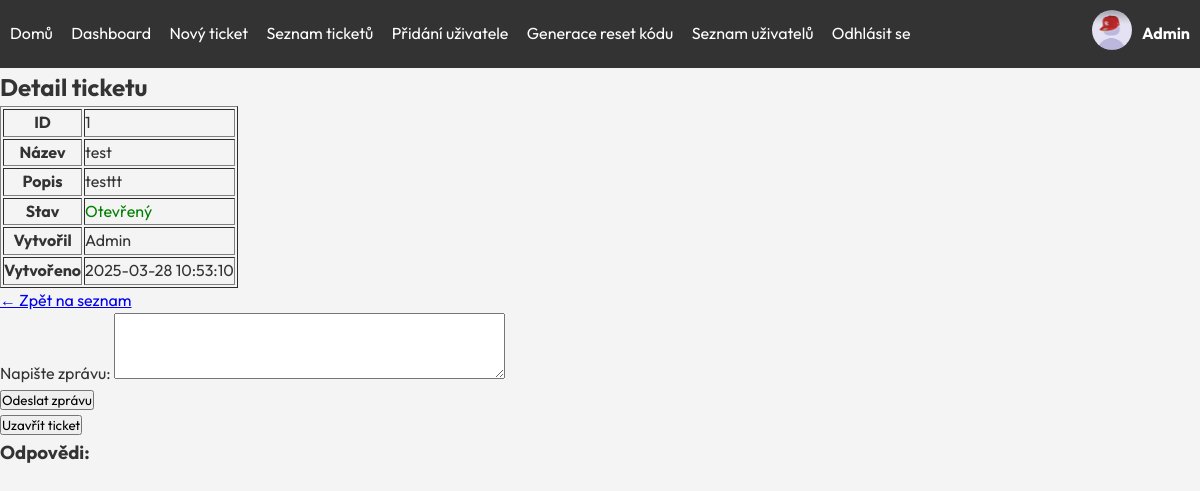
The app's page /Frontend/ticket_detail.php?id=1 (signed in), older data.
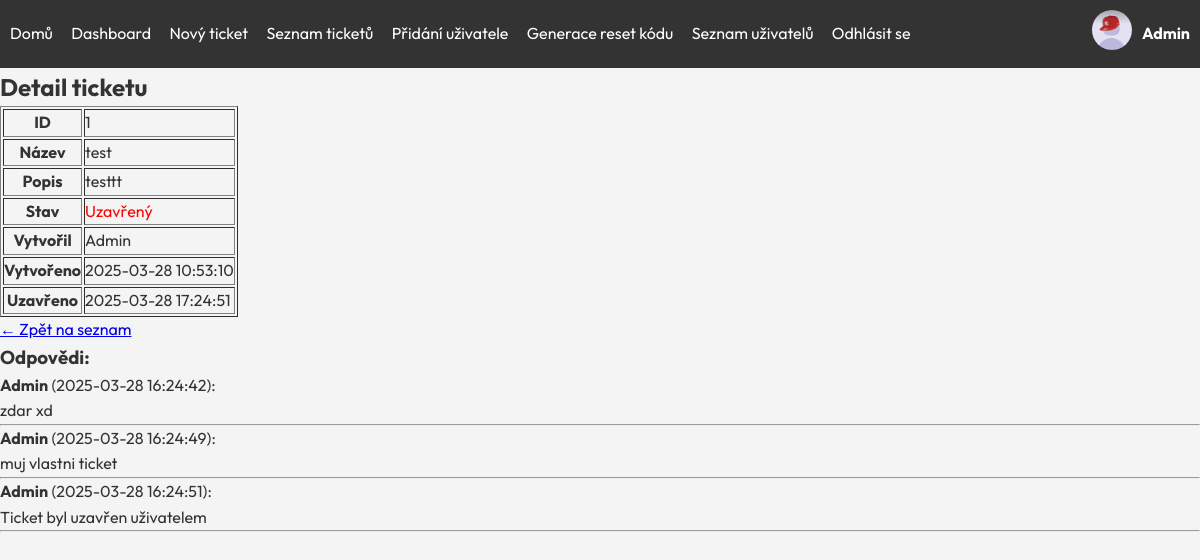
The same page, newer data.
### tables this page shows
CREATE TABLE `tickets` (
  `id` int(11) NOT NULL,
  `user_id` int(11) NOT NULL,
  `title` varchar(255) NOT NULL,
  `description` text NOT NULL,
  `status` enum('Otevřený','Uzavřený') DEFAULT 'Otevřený',
  `priority` enum('Nízká','Střední','Vysoká') NOT NULL,
  `platform` enum('Windows','Mac','Linux','Android','iPhone') NOT NULL,
  `created_at` datetime NOT NULL,
  `closed_at` datetime DEFAULT NULL
);

CREATE TABLE `users` (
  `id` int(11) NOT NULL,
  `name` varchar(100) NOT NULL,
  `email` varchar(255) NOT NULL,
  `role` varchar(255) NOT NULL,
  `created_at` timestamp NOT NULL DEFAULT current_timestamp(),
  `password` varchar(255) NOT NULL
);

CREATE TABLE `ticket_replies` (
  `id` int(11) NOT NULL,
  `ticket_id` int(11) NOT NULL,
  `user_id` int(11) NOT NULL,
  `message` text NOT NULL,
  `created_at` timestamp NOT NULL DEFAULT current_timestamp()
);

### Frontend/ticket_detail.php (the view, shortened to what this page needs)
<?php
include 'db.php';
$ticket_id = intval($_GET['id']);
$user_id = $_SESSION['user_id'];
$sql = "SELECT tickets.id, tickets.title, tickets.description, tickets.status, tickets.created_at, tickets.closed_at, users.id AS owner_id, users.name
        FROM tickets
        JOIN users ON tickets.user_id = users.id
        WHERE tickets.id = ?";
$stmt = $conn->prepare($sql);
$stmt->bind_param("i", $ticket_id);
$stmt->execute();
$result = $stmt->get_result();
$ticket = $result->fetch_assoc();
?>
<!DOCTYPE html>
<html lang="cs">
<head>
    <link rel="stylesheet" href="s/style.css">
</head>
<body>
    <?php include 'header.php'; ?>
    <h2>Detail ticketu</h2>
    <table border="1">
        <tr>
            <th>ID</th>
            <td><?= $ticket['id'] ?></td>
        </tr>
        <tr>
            <th>Název</th>
            <td><?= htmlspecialchars($ticket['title']) ?></td>
        </tr>
        <tr>
            <th>Popis</th>
            <td><?= nl2br(htmlspecialchars($ticket['description'])) ?></td>
        </tr>
        <tr>
            <th>Stav</th>
            <td>
                <?php if ($ticket['status'] === 'Otevřený'): ?>
                    <span style="color: green;">Otevřený</span>
                <?php else: ?>
                    <span style="color: red;">Uzavřený</span>
                <?php endif; ?>
            </td>
        </tr>
        <tr>
            <th>Vytvořil</th>
            <td><?= htmlspecialchars($ticket['name']) ?></td>
        </tr>
        <tr>
            <th>Vytvořeno</th>
            <td><?= $ticket['created_at'] ?></td>
        </tr>
        <?php if ($ticket['status'] === 'Uzavřený' && !empty($ticket['closed_at'])): ?>
        <tr>
            <th>Uzavřeno</th>
            <td><?= $ticket['closed_at'] ?></td>
        </tr>
        <?php endif; ?>
    </table>
    <p><a href="<?= ($ticket['status'] === 'Otevřený') ? 'dashboard.php' : 'tickets.php' ?>">← Zpět na seznam</a></p>
    <?php if ($ticket['status'] === 'Otevřený'): ?>
        <form action="ticket_detail.php?id=<?= $ticket['id'] ?>" method="POST">
            <label for="message">Napište zprávu:</label>
            <textarea id="message" name="message" rows="4" cols="50" required></textarea><br>
            <button type="submit" name="submit_message">Odeslat zprávu</button>
        </form>
    <?php endif; ?>
    <?php if ($ticket['status'] === 'Otevřený' && ($role === 'it' || $ticket['owner_id'] == $user_id)): ?>
        <form action="ticket_detail.php?id=<?= $ticket['id'] ?>" method="POST" onsubmit="return confirmClose()">
            <button type="submit" name="close_ticket">Uzavřít ticket</button>
        </form>
    <?php endif; ?>
    <h3>Odpovědi:</h3>
    <?php
    $sql_replies = "SELECT ticket_replies.message, ticket_replies.created_at, users.name
                    FROM ticket_replies
                    JOIN users ON ticket_replies.user_id = users.id
                    WHERE ticket_replies.ticket_id = ?
                    ORDER BY ticket_replies.created_at ASC";
    $stmt_replies = $conn->prepare($sql_replies);
    $stmt_replies->bind_param("i", $ticket_id);
    $stmt_replies->execute();
    $result_replies = $stmt_replies->get_result();
    while ($reply = $result_replies->fetch_assoc()) {
        echo "<div><strong>" . htmlspecialchars($reply['name']) . "</strong> (" . $reply['created_at'] . "): <br>" . nl2br(htmlspecialchars($reply['message'])) . "</div><hr>";
    }
    ?>
</body>
</html>

### Frontend/header.php (shortened to what this page needs)
<?php
$jmeno = $_SESSION['user'];
$role = $_SESSION['role'];
$profilovy_obrazek = ($role === 'it') ? 'photo/it-pfp.jpg' : (($role === 'ucitel') ? 'photo/ucitel.jpg' : (($role === 'zak') ? 'photo/zak.jpg' : 'photo/default.png'));
?>
<header style="display: flex; justify-content: space-between; align-items: center; padding: 10px; background: #333; color: white;">
    <nav>
        <a href="index.php" style="color: white; text-decoration: none; margin-right: 15px;">Domů</a>
        <a href="dashboard.php" style="color: white; text-decoration: none; margin-right: 15px;">Dashboard</a>
        <a href="new_ticket.php" style="color: white; text-decoration: none; margin-right: 15px;">Nový ticket</a>
        <a href="tickets.php" style="color: white; text-decoration: none; margin-right: 15px;">Seznam ticketů</a>
        <?php if ($role === 'it'): ?>
            <a href="pridat_uzivatele.php" style="color: white; text-decoration: none; margin-right: 15px;">Přidání uživatele</a>
            <a href="generate_reset_code.php" style="color: white; text-decoration: none; margin-right: 15px;">Generace reset kódu</a>
            <a href="users.php" style="color: white; text-decoration: none; margin-right: 15px;">Seznam uživatelů</a>
        <?php endif; ?>
        <a href="logout.php" style="color: white; text-decoration: none; margin-right: 15px;">Odhlásit se</a>
    </nav>
    <div style="display: flex; align-items: center;">
        <a href="muj-ucet.php"><img src="<?= htmlspecialchars($profilovy_obrazek) ?>" alt="Profilový obrázek" style="width: 40px; height: 40px; border-radius: 50%; margin-right: 10px;"></a>
        <a href="muj-ucet.php" style="color: white; text-decoration: none; font-weight: bold;"><?= htmlspecialchars($jmeno) ?></a>
    </div>
</header>

### Frontend/s/style.css (style rules this page uses)
:root { --primary-color: #007bff; --dark-color: #1a1a2e; --light-color: #f4f4f4; --text-color: #333; }
* { margin: 0; padding: 0; box-sizing: border-box; font-family: 'Outfit', sans-serif; }
body { background: var(--light-color); color: var(--text-color); line-height: 1.6; }

### Frontend/s/header.css (style rules this page uses)
header { background: var(--dark-color); color: white; padding: 15px 20px; display: flex; justify-content: space-between; align-items: center; }

Row changes from the older to the newer data that the page shows:
changed tickets "test": status "Otevřený" → "Uzavřený" (drawn); closed_at (not shown) → "2025-03-28 17:24:51"
added ticket_replies: user.name "Admin", created_at "2025-03-28 16:24:42", message "zdar xd"
added ticket_replies: user.name "Admin", created_at "2025-03-28 16:24:49", message "muj vlastni ticket"
added ticket_replies: user.name "Admin", created_at "2025-03-28 16:24:51", message "Ticket byl uzavřen uživatelem"
Text that changed along with them:
text no longer shown: "Otevřený Napište zprávu: Odeslat zprávu Uzavřít ticket"
text now shown: "Uzavřený Uzavřeno"
